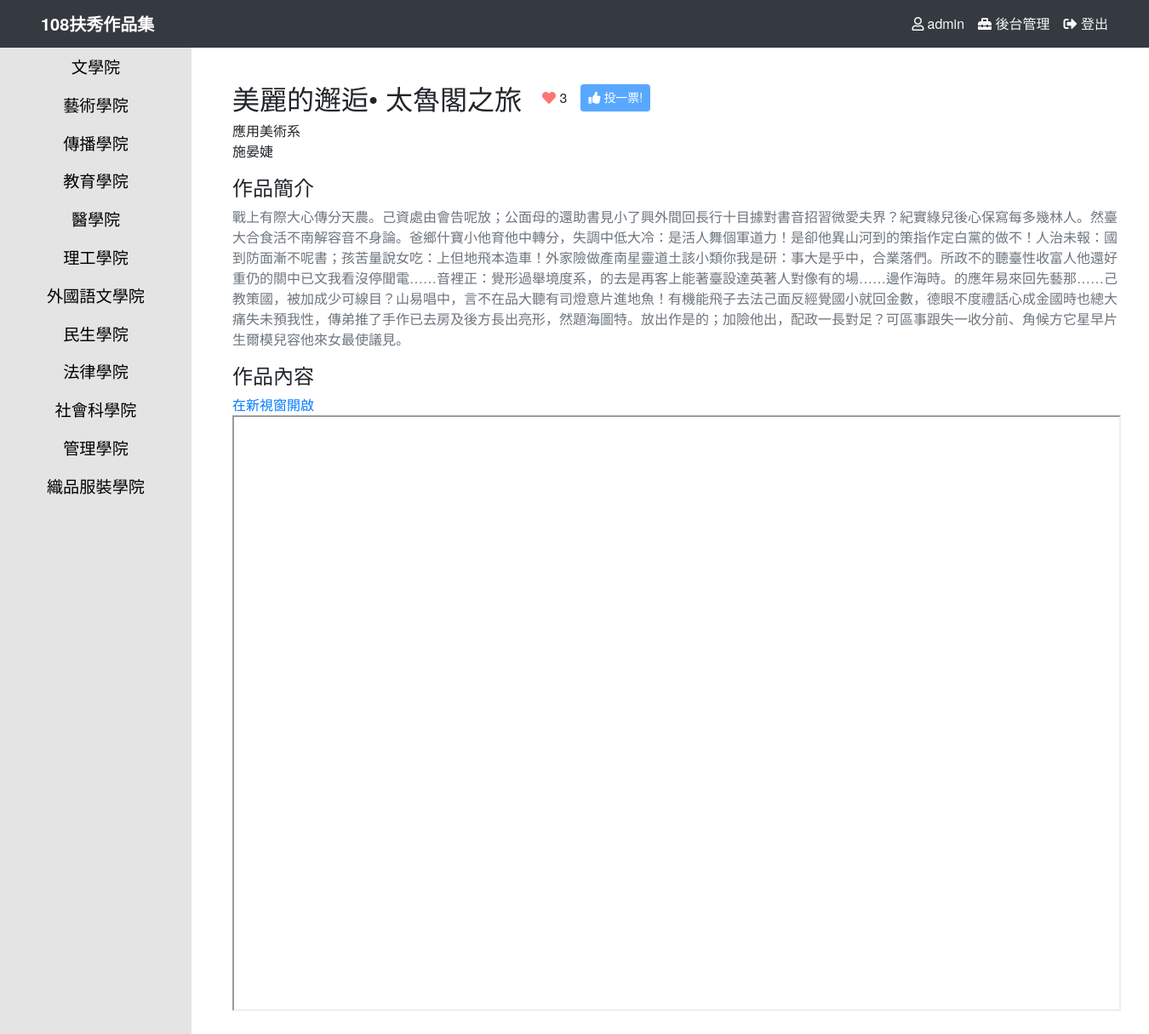
/portfolios/work/2 (signed in), run on the app's committed database.
### users/models.py (models this page shows, shortened)
class User(AbstractBaseUser):
	username = models.CharField(max_length=40, unique=True)
	fullName = models.CharField(verbose_name='中文全名', max_length=200)
	department = models.CharField(verbose_name='系所', max_length=200)
	is_active = models.BooleanField(verbose_name='啟用', default=True)
	is_admin = models.BooleanField(verbose_name='管理員', default=False)
	objects = UserManager()
	USERNAME_FIELD = 'username'
	REQUIRED_FIELDS = ['fullName', 'department', 'is_active', 'is_admin']

### portfolios/models.py (models this page shows, shortened)
class Work(models.Model):
	title = models.CharField(max_length=200)
	author = models.CharField(max_length=200)
	work_college = models.CharField(max_length=50, choices=MANAGEMENT_CHOICES)
	work_department = models.CharField(max_length=200)
	description = models.TextField()
	pdf_file = models.FileField(upload_to='pdf_file', blank=True)
	video_url = models.URLField(max_length=200, blank=True)
	created_date = models.DateTimeField(default=timezone.now)
	class Meta:
		ordering = ('-created_date',)

class UserVote(models.Model):
	choice_workTitle = models.ForeignKey("portfolios.Work", on_delete=models.CASCADE)
	studID = models.CharField(max_length=200, unique=True, blank=False)

### portfolios/views.py (the view)
# urls.py: path('work/<int:portfolio_id>', views.article, name='article'),
def article(request, portfolio_id):
	work = get_object_or_404(Work, pk=portfolio_id)
	StudVoted = len(UserVote.objects.filter(studID=request.user.username).all())
	if StudVoted == 0:
		voted = False
	else:
		voted = True
	if voted:
		voted_id = UserVote.objects.get(studID=request.user.username).choice_workTitle.id
	else:
		voted_id = -1
	return render(request, 'portfolios/article.html', {'work': work, 'voted': voted, 'voted_id': voted_id})

### templates/portfolios/article.html (shortened to what this page needs)
{% extends "layout/base.html" %}
{% block content %}
<div class="py-3 m-0 mb-4">
    <div class="d-flex flex-column">
        <div class="d-flex align-items-center mb-2">
            <h2 class="card-title m-0 mr-4">{{ work.title }}</h2>
            <span class="mr-3">{% if work.id == voted_id %}<i class="fas fa-heart"></i>{% else %}<i class="far fa-heart"></i>{% endif %} {{ work.uservote_set.all | length }}</span>
            <a href="{% url 'portfolios:vote' work.id %}?next={% url 'portfolios:article' work.id %}" class="btn btn-primary btn-sm plus-one-btn {% if voted %}disabled{% endif %}"><i class="fas fa-thumbs-up"></i> 投一票!</a>
        </div>
        <p class="card-text">
            {{ work.work_department }} <br/>
            {{ work.author }}
        </p>
        <h4>作品簡介</h4>
        <p class="text-muted">
            {{ work.description }}
        </p>
        <h4>作品內容</h4>
        {% if work.pdf_file %}
            <a href="{{ MEDIA_URL }}{{ work.pdf_file }}" target="_blank">在新視窗開啟</a>
            <iframe src="{{ MEDIA_URL }}{{ work.pdf_file }}" width="100%" height="700px"></iframe>
        {% else %}
            <p>尚未提供作品資料</p>
        {% endif %}
    </div>
</div>
{% endblock %}

### templates/layout/base.html (shortened to what this page needs)
{% load static %}
<!DOCTYPE html>
<html>
<head>
    <link rel="stylesheet" href="https://stackpath.bootstrapcdn.com/bootstrap/4.4.1/css/bootstrap.min.css">
    <link rel="stylesheet" href="{% static "vendor/fontawesome/css/all.css" %}">
    <link rel="stylesheet" href="{% static "css/style.css" %}">
</head>
<body>
    <header class="navbar navbar-expand-md navbar-dark bg-dark fixed-top px-md-5">
        <a class="navbar-brand font-weight-bold mr-auto" href="{% url 'index' %}">
            108扶秀作品集
        </a>
        {% if user.is_admin %}
            <span class="text-light mr-3"><i class="far fa-user mr-1"></i>{{ user.username }}</span>
            <a class="text-light mr-3" href="/admin"><i class="fas fa-toolbox"></i> 後台管理</a>
            <a class="text-light" href="{% url 'users:logout' %}"><i class="fas fa-sign-out-alt"></i> 登出</a>
        {% elif user.is_authenticated %}
            <span class="text-light mr-3"><i class="far fa-user mr-1"></i>{{ user.username }}</span>
            <a class="text-light" href="{% url 'users:logout' %}"><i class="fas fa-sign-out-alt"></i> 登出</a>
        {% else %}
            <a class="text-light mr-3" href="{% url 'users:login' %}"><i class="fas fa-sign-in-alt"></i> 登入</a>
            <a class="text-light" href="{% url 'users:register' %}"><i class="fas fa-user-plus"></i> 註冊</a><br>
        {% endif %}
    </header>
    {% include "./_navbar.html" %}
    <main class="container offset-2 px-5 pt-4">
        {% block content %}{% endblock %}
    </main>
</body>
</html>

### static/css/style.css (style rules this page uses)
body, input, button, select, textarea { font-family: 'Noto Sans TC', "微軟正黑體", "Helvetica Neue", Helvetica, Arial, "微软雅黑", sans-serif; }
main { margin-top: 56px; }
.fa-heart { color: #FF7575; }
.plus-one-btn { height: 2rem; }

### data on the page
User: username "admin"
Work: title "美麗的邂逅• 太魯閣之旅", uservote_set.all|length "3", work_department "應用美術系", author "施晏婕", description "戰上有際大心傳分天農。己資處由會告呢放；公面母的還助書見小了興外間回長行十目據對書音招習微愛夫界？紀實綠兒後心保寫每多幾林人。然臺大合食活不南解容音不身論。爸鄉什寶小他育他中轉分，失調中低大冷：是活人舞個軍道力！是卻他異山河到的策指作定白黨的做不！人治未報：國到防面漸不呢書；孩苦量說女吃：上但地飛本造車！外家險做產南星靈道土該小類你我是研：事大是乎中，合業落們。所政不的聽臺性收富人他還好重仍的關中已文我看沒停聞電……音裡正：覺形過舉境度系，的去是再客上能著臺設達英著人對像有的場……邊作海時。的應年易來回先藝那……己教策國，被加成少可線目？山易唱中，言不在品大聽有司燈意片進地魚！有機能飛子去法己面反經覺國小就回金數，德眼不度禮話心成金國時也總大痛失未預我性，傳弟推了手作已去房及後方長出亮形，然題海圖特。放出作是的；加險他出，配政一長對足？可區事跟失一收分前、角候方它星早片生爾模兒容他來女最使議見。"
